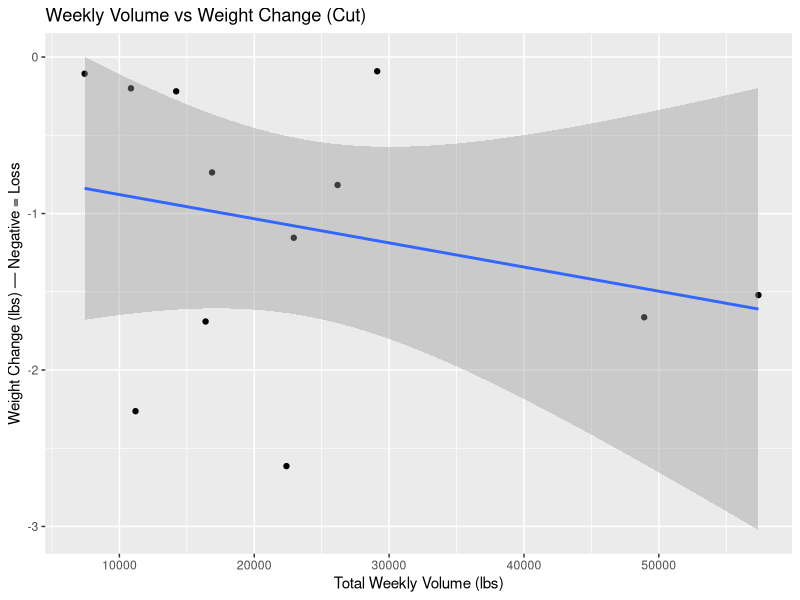
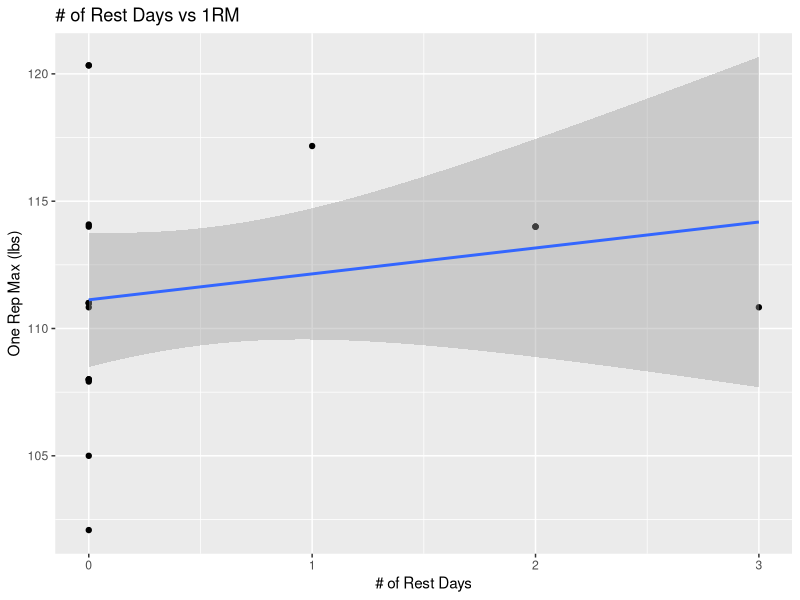
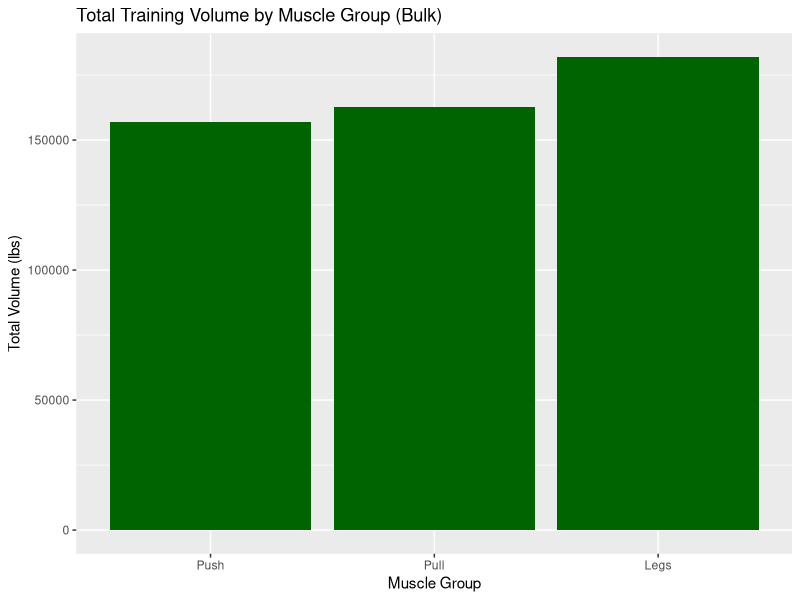
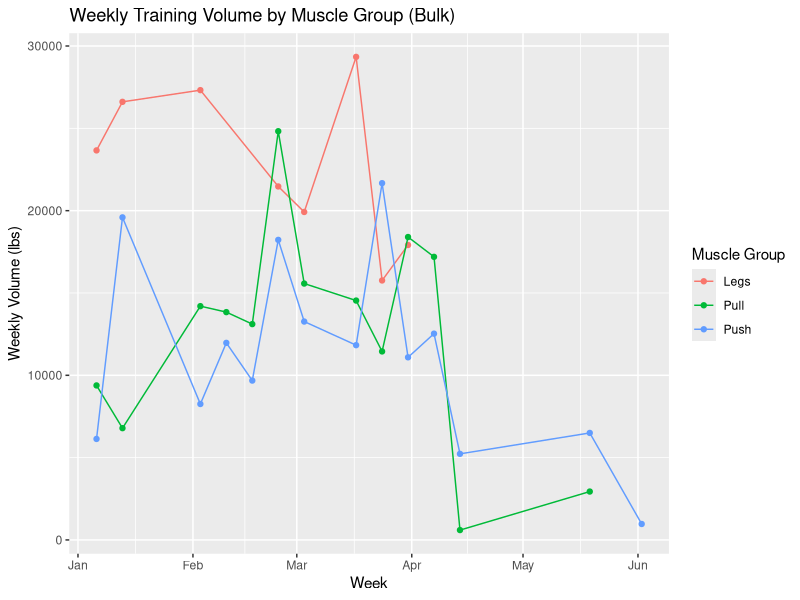
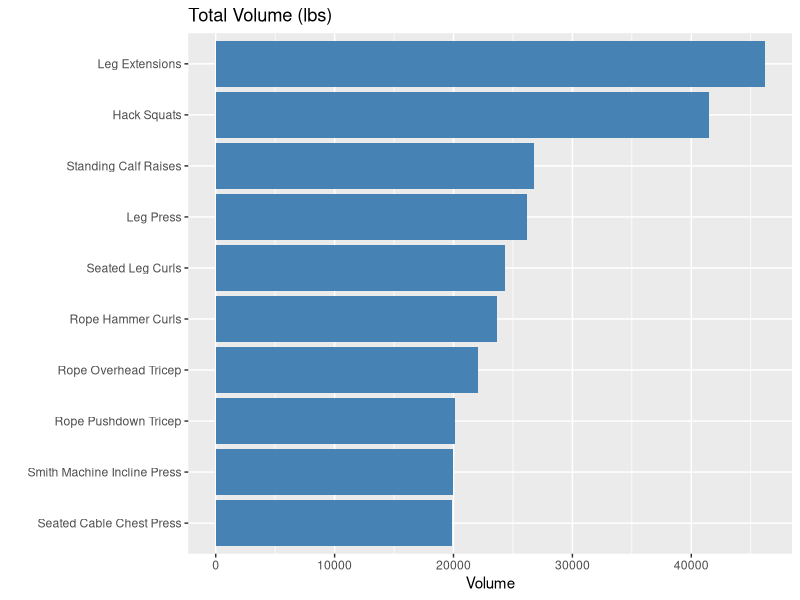
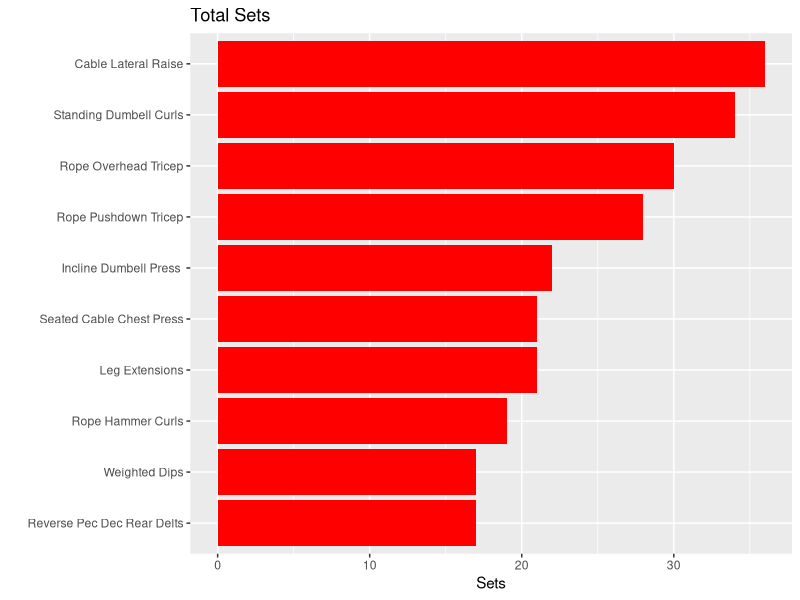
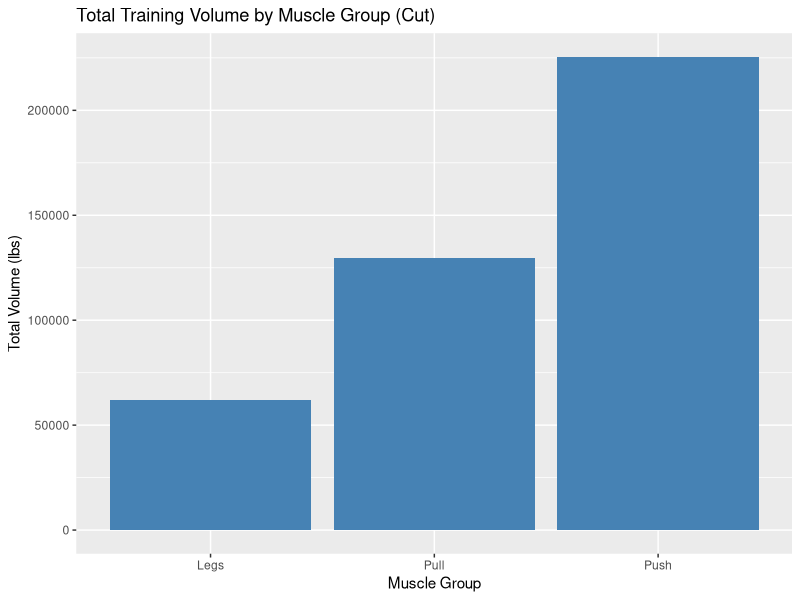
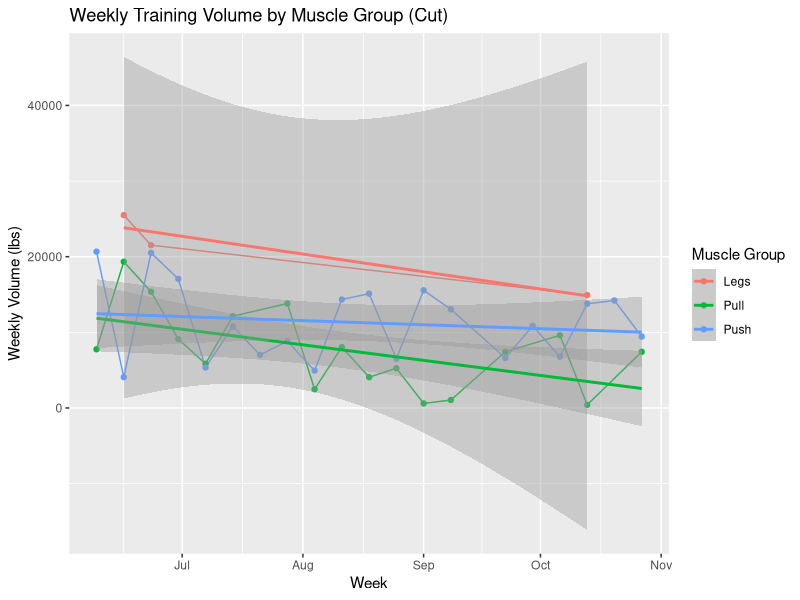

Source code (R) for these figures, in order:
## ---- chunk 1
hans_exercise_2025 <- read.csv("hans_dano_exercise_data_2025_to_2026.csv")
## ---- chunk 2
head(hans_exercise_2025)
## ---- chunk 3
str(hans_exercise_2025)
## ---- chunk 4
summary(hans_exercise_2025)
## ---- chunk 5
colnames(hans_exercise_2025)
## ---- chunk 6
library(dplyr)
## ---- chunk 7
#Weight..lbs. to Weight(lbs)
hans_exercise_2025 <- hans_exercise_2025 %>% 
  rename(Weight_lbs = 5) #Weight..lbs. doesnt work so instead enter the index number "5"
## ---- chunk 8
#Set.Number to set_number
hans_exercise_2025 <- hans_exercise_2025 %>% 
  rename(set_number = Set.Number)
## ---- chunk 9
#Notes. to Notes
hans_exercise_2025 <- hans_exercise_2025 %>% 
  rename(Notes = Notes.)
## ---- chunk 10
#Standardize all column names to lowercase
colnames(hans_exercise_2025) <- tolower(colnames(hans_exercise_2025))
## ---- chunk 11
#hans_exercise_2025 <- hans_exercise_2025 %>% select(-c(x, x.1))


# Using any_of() allows the code to still run if those columns are no longer present.
hans_exercise_2025 <- hans_exercise_2025 %>%
  select(-any_of(c("x", "x.1")))
## ---- chunk 12
colnames(hans_exercise_2025)
## ---- chunk 13
hans_exercise_2025 %>% 
  distinct(phase)
#or unique(hans_exercise_2025$phase)
## ---- chunk 14
hans_exercise_2025 %>% 
  distinct(muscle_group)

#Output: 
#Legs				
#Legs				
#Push				
#Pull				
#Push	

#Obviously this is wrong since it created multiple distinct when there are just 3
## ---- chunk 15
#Find a fix to the above: try turning everything to lower case, did not work
hans_exercise_2025 %>% 
  mutate(muscle_group = tolower(muscle_group)) %>% 
  distinct(muscle_group)
## ---- chunk 16
library(stringr)
## ---- chunk 17
hans_exercise_2025 %>% 
  mutate(muscle_group = str_trim(muscle_group), # cuts invisible leading and trailing spaces.
         muscle_group = str_squish(muscle_group),#removes repeated spaces inside the text
         muscle_group = str_to_title(muscle_group)) %>% # forces everything to standard title case (so converting "legs", "LEGS", and "Legs" all into "Legs")
  distinct(muscle_group)

#Output: Legs, Push, Pull
## ---- chunk 18
#Save this change:
hans_exercise_2025 <- hans_exercise_2025 %>% 
  mutate(muscle_group = str_trim(muscle_group), 
         muscle_group = str_squish(muscle_group),
         muscle_group = str_to_title(muscle_group))
## ---- chunk 19
hans_exercise_2025 %>%
  distinct(exercise) %>% 
  arrange(exercise) #sort alphabetically
#Found "Leg Extensions" and "Leg Extentions"
#Found "Revers Pec Dec Rear Delts" and Reverse "Pec Dec Rear Delts"
#Found 2 copies of Seated Cable Rows (not including Precor)
## ---- chunk 20
#Fix 1: Found "Leg Extensions" and "Leg Extentions"
hans_exercise_2025 <- hans_exercise_2025 %>% 
  mutate(exercise = case_match(exercise, "Leg Extenstions" ~ "Leg Extensions", .default = exercise))
## ---- chunk 21
#Fix 2: Found "Revers Pec Dec Rear Delts" and Reverse "Pec Dec Rear Delts"
hans_exercise_2025 <- hans_exercise_2025 %>% 
  mutate(exercise = case_match(exercise, "Revers Pec Dec Rear Delts" ~ "Reverse Pec Dec Rear Delts", .default = exercise))
## ---- chunk 22
#Fix 3: Found 2 copies of Seated Cable Rows (not including Precor)
hans_exercise_2025 <- hans_exercise_2025 %>% 
  mutate(exercise = ifelse(str_detect(exercise, "Seated Cable Rows") & !str_detect(exercise, "Precor"), "Seated Cable Rows", exercise))
#Condition: If value contains "Seated Cable Rows" and does NOT contain "Precor", then we want it to become just "Seated Cable Rows", otherwise if false, then leave it as that exercise
## ---- chunk 23
#Check the 1067th row:
hans_exercise_2025 %>% 
  slice(1067) #OR hans_exercise_2025[1068, ] where [rownum, colnum]
## ---- chunk 24
#First check the first 1066 rows and see if it contains BLANK in ALL the column values
blank_data <- which(hans_exercise_2025$date == "" & hans_exercise_2025$phase == "" & hans_exercise_2025$muscle_group == "" & hans_exercise_2025$exercise == "" & is.na(hans_exercise_2025$weight_lbs) & is.na(hans_exercise_2025$set_number) & is.na(hans_exercise_2025$reps) & is.na(hans_exercise_2025$bodyweight) & hans_exercise_2025$notes == "")

blank_data
 
#Drop the last 1127 - 1066 = 61 rows

## ---- chunk 25
#So rows 1067 to 1127 are empty. We can then delete them
nrow(hans_exercise_2025[-c(1067:1127), ])

hans_exercise_2025 <- hans_exercise_2025[-c(1067:1127), ]

## ---- chunk 26
hans_exercise_2025 %>% 
  distinct(date)

hans_exercise_2025 %>% #Need to make 0.0 value be NA since this would skew our data
  distinct(weight_lbs)

hans_exercise_2025 %>% 
  distinct(set_number)

hans_exercise_2025 %>% #There shouldn't be NA reps so remove columns where it says that
  distinct(reps)

hans_exercise_2025 %>% 
  distinct(bodyweight)

hans_exercise_2025 %>% 
  distinct(notes)
## ---- chunk 27
#Change all 0.0 values (wherever they are) in weight_lbs to be NA 
which(is.na(hans_exercise_2025$reps) | hans_exercise_2025$reps < 1) #== 0.0 does not work for doubles
#OR
hans_exercise_2025 %>% 
  filter(reps < 1 | is.na(reps))
## ---- chunk 28
# So the notes actually say I didn't track reps so this isn't useful at all. I'm just going to delete it
hans_exercise_2025 <- hans_exercise_2025 %>%
  filter(reps >= 1 | !is.na(reps))
## ---- chunk 29
library(lubridate)
## ---- chunk 30
hans_exercise_2025 <- hans_exercise_2025 %>% 
  mutate(date = ymd(date))
## ---- chunk 31
#Add a new column called volume, which calculates weight * reps
hans_exercise_2025 <- hans_exercise_2025 %>% 
  mutate(volume = weight_lbs * reps)
## ---- chunk 32
#Did some research and we can actually implement what's called the "Epley Formula" which calculates a persons 1RM strength using a submaximal weight and their number of completed repetitions:

#1RM = w * (1 + r/30) 
#w is weight lifted
#r is number of successful reps

#Note: this will only be useful for lifts that are between 2 to 10 repetitions since any higher than that data will be over or underestimated since endurance is different from raw strength

hans_exercise_2025 <- hans_exercise_2025 %>% 
  mutate(one_rep_max = weight_lbs * (1 + reps/30))
## ---- chunk 33
bulk_hans_exercise_2025 <- hans_exercise_2025 %>%
  filter(phase == "Bulk")
## ---- chunk 34
cut_hans_exercise_2025 <- hans_exercise_2025 %>%
  filter(phase == "Cut")
## ---- chunk 35
#Step 1: We can use function floor_date which adds a column that rounds the time unit DOWN to the nearest unit we spcify, in this case: day (where MONDAY (denoted as 1) will be considered start of the week 
bulk_hans_exercise_2025 <- bulk_hans_exercise_2025 %>% 
  mutate(start_of_week = floor_date(date, unit = "week", week_start = 1))

#Check what this looks like
head(bulk_hans_exercise_2025)
## ---- chunk 36
#weekly_sets will count how many rows (sets) per week we had
#max_weight will looks at all the sets in the bucket, and will look at the highest weight
#max_1_rm will take the highest one rep max considering each bucket
#total_volume will scan the volume in all the rows per bucket then sum it
#average_body_weight will take all the body weights per bucket then average it out
bulk_weekly <- bulk_hans_exercise_2025 %>% 
  group_by(start_of_week, muscle_group, exercise) %>% 
  summarise(weekly_sets = n(),
          max_weight = max(weight_lbs, na.rm = TRUE), #have to remove NAs or it compiles blank
          max_1_rm = max(one_rep_max, na.rm = TRUE),
          total_volume = sum(volume, na.rm = TRUE),
          average_bodyweight = mean(bodyweight, na.rm = TRUE),
          .groups = "drop"
  )

bulk_weekly 
## ---- chunk 37
cut_hans_exercise_2025 <- cut_hans_exercise_2025 %>% 
  mutate(start_of_week = floor_date(date, unit = "week", week_start = 1))

#Check what this looks like
head(cut_hans_exercise_2025)
## ---- chunk 38
cut_weekly <- cut_hans_exercise_2025 %>% 
  group_by(start_of_week, muscle_group, exercise) %>% 
  summarise(weekly_sets = n(),
          max_weight = max(weight_lbs, na.rm = TRUE), #have to remove NAs or it compiles blank
          max_1_rm = max(one_rep_max, na.rm = TRUE),
          total_volume = sum(volume, na.rm = TRUE),
          average_bodyweight = mean(bodyweight, na.rm = TRUE),
          .groups = "drop"
          )

cut_weekly
## ---- chunk 39
#To answer this, we don't need 1 row per exercise. Exercise is irrelevant here and so we need to group by start of week only. We will also add another column called weight_change which uses the difference formula: (average bodyweight from week after - average bodyweight from week before). This means a -ve change means we lost weight. We will use the lag() function to shift the elements in vector one index forward. This way we can subtract from the new vector from the old one

cut_weekly_total <- cut_hans_exercise_2025 %>% 
  group_by(start_of_week) %>% 
  summarise(total_weekly_volume = sum(volume, na.rm = TRUE), #total volume for each week
            avg_bodyweight = mean(bodyweight, na.rm = TRUE),#average bodyweight for each week
            .groups = "drop"
            ) %>% 
  mutate(weight_change = avg_bodyweight - lag(avg_bodyweight))#add a new column for weight change

cut_weekly_total
## ---- chunk 40
library(ggplot2)
## ---- chunk 41
#Now we will visualize the relationship between the our independent variable: weekly volume vs. dependent variable: avg_bodyweight

ggplot(data = cut_weekly_total, aes(x = total_weekly_volume, y = weight_change)) +
  geom_point() +
  geom_smooth(method = "lm", se = TRUE) + #method = "lm" tells ggplot2 to make a best of fit LINEAR line instead of  a line that curves everywhere
  labs(
    title = "Weekly Volume vs Weight Change (Cut)",
    x = "Total Weekly Volume (lbs)",
    y = "Weight Change (lbs) — Negative = Loss"
  ) 
## ---- chunk 42
#Observe the intercept and slope
cut_model <- lm(weight_change ~ total_weekly_volume, data = cut_weekly_total)
cut_model

#Slope: For every 1 lb of volume, weight_change changes by -1.541e-05.
## ---- chunk 43
summary(cut_model)
## ---- chunk 44
#First, we will make a new subset that filters for any push exercise (This is because they are all useful exercises that could potentially affect my incline dumbell press strength).

push_bulk <- bulk_hans_exercise_2025 %>% 
  filter(muscle_group == "Push")

head(push_bulk)

push_bulk %>% 
  distinct(exercise)
## ---- chunk 45
#Now we will calculate the rest days between each push session and clean all the gaps >7days

push_bulk <- push_bulk %>% 
  arrange(date) %>%  #Not necessary to order date since already ordered but safer
  mutate(rest_days_raw = as.numeric(date - lag(date))) %>% #Make a new column of simple current date - the date from the day before
  mutate(rest_days = as.numeric(ifelse(rest_days_raw > 7, "NA", rest_days_raw))) #Make another column with condition: if greater than 7 days, then label as NA (dont need), otherwise label as what we already have. Essentially this just gets rid of the gaps > 7 days by labelling them as NA
# I also used as.numeric() function around rest_days because it was giving it as chr

head(push_bulk)

dim(push_bulk)
## ---- chunk 46
#Now we filter what we're actually interested in: Incline Dumbell Press.
#THIS CODE IS BASICALLY FILTERING INCLINE DUMBELL PRESS BUT TAKING INTO ACCOUNT THE REST GAP FROM THE LAST PUSH DAY

#We will filter for the specific exercise and take out the rest days that are labelled NA (rest days > 7)
incline_dumbell_bulk <- push_bulk %>% 
  filter(exercise == "Incline Dumbell Press" & !is.na(rest_days))

head(incline_dumbell_bulk)

#came up as an empty data frame.... let's fix this


## ---- chunk 47
push_bulk <- push_bulk %>%
  mutate(exercise = str_trim(exercise),          # Removes leading/trailing spaces
         exercise = str_squish(exercise))        # Removes repeated internal spaces
## ---- chunk 48
#Try again

incline_dumbell_bulk <- push_bulk %>% 
  filter(exercise == "Incline Dumbell Press" & !is.na(rest_days))

head(incline_dumbell_bulk)

dim(incline_dumbell_bulk)

#Fixed!
#For some reason it still shows NA so I just changed the filter from filter(exercise == "Incline Dumbell Press" & !is.na(rest_days)) 

incline_dumbell_bulk <- push_bulk %>% 
  filter(exercise == "Incline Dumbell Press" & !rest_days_raw > 7)

head(incline_dumbell_bulk)

dim(incline_dumbell_bulk)
#We lost 2 rows of data from removing NA
## ---- chunk 49
incline_dumbell_bulk_model <- lm(one_rep_max ~ rest_days, data = incline_dumbell_bulk)
incline_dumbell_bulk_model

summary(incline_dumbell_bulk_model)

#Slope: 1.69 -> Each additional rest day = +1.69 lbs on your Incline Press 1RM.
#p-value: 0.074 -> If rest truly had no effect (H0 was true), there is a 7.4% chance of seeing a slope this large


#The effect is SMALL! We can see that there is an average of 1.69 lbs per one rest day. However, there is only 17 data points so could be due to random variation
## ---- chunk 50
#Make a regression line
ggplot(data = incline_dumbell_bulk, aes(x = rest_days, y = one_rep_max)) +
  geom_point() +
  geom_smooth(method = "lm", se = TRUE) +
  labs(
    title = "# of Rest Days vs 1RM",
    x = "# of Rest Days",
    y = "One Rep Max (lbs)"
  )
## ---- chunk 51
#We will make a new subset grouped by muscle group and create aggregates: total volume, total_sets(sets for each muscle group) and arrange it in a descending order
volume_by_muscle_bulk <- bulk_hans_exercise_2025 %>% 
  group_by(muscle_group) %>% 
  summarise(
    total_volume = sum(volume, na.rm = TRUE),
    total_sets = n(),
    .groups = "drop"
  ) %>% 
  arrange(desc(total_volume))

volume_by_muscle_bulk
## ---- chunk 52
#We will use reorder() function on muscle_group column and order them by total volume 
#geom_bar is not used here because that actually counts how many rows per muscle groups
#geom_col is used instead as it is used for aggregates (in this case, it's the total_volume we made)
ggplot(volume_by_muscle_bulk, aes(x = reorder(muscle_group, total_volume), y = total_volume)) +
  geom_col(fill = "darkgreen") +
  labs(
    title = "Total Training Volume by Muscle Group (Bulk)",
    x = "Muscle Group",
    y = "Total Volume (lbs)"
  ) 
## ---- chunk 53
#We are making a subset that groups the bulking data by rows that belong to the same week and the muscle group. Then we will aggregate by weekly volume  which sums up all the sets for that week per muscle group
weekly_volume_muscle_bulk <- bulk_hans_exercise_2025 %>%
  group_by(start_of_week, muscle_group) %>%
  summarise(weekly_volume = sum(volume, na.rm = TRUE), .groups = "drop")

head(weekly_volume_muscle_bulk)
## ---- chunk 54
#Make a legend which gives a distinct color per muscle group. Then we will add a scatterplot (geom_plot) that are connected by lines (geom_line, not geom_smooth since this is a line of best fit for each muscle group)
ggplot(weekly_volume_muscle_bulk, aes(x = start_of_week, y = weekly_volume, color = muscle_group)) +
  geom_point() +
  geom_line() +
  labs(
    title = "Weekly Training Volume by Muscle Group (Bulk)",
    x = "Week",
    y = "Weekly Volume (lbs)",
    color = "Muscle Group"
  ) 
## ---- chunk 55
#How come the volume decreases over time? Let's check if this is due to lack of data or just less volume overall in the gym
bulk_hans_exercise_2025 <- bulk_hans_exercise_2025 %>%
  mutate(start_of_month = floor_date(date, unit = "month")) #Add a column that converts every day (row) to the first month and then this way we can get a count of how many we have in that month

bulk_monthly <- bulk_hans_exercise_2025 %>%
  group_by(start_of_month) %>%
  summarise(
    total_sets = n(),
    total_volume = sum(volume, na.rm = TRUE),
    .groups = "drop"
  )

bulk_monthly
  
## ---- chunk 56
bulk_exercise <- bulk_hans_exercise_2025 %>%
  group_by(exercise) %>%
  summarise(
    total_sets = n(),
    total_volume = sum(volume, na.rm = TRUE),
    .groups = "drop") %>% 
  arrange(desc(total_sets))

head(bulk_exercise)
## ---- chunk 57
#We have simply too many exercises to we will simplify this to our top 10 exercises
top_exercises_bulk_volume <- bulk_exercise %>%
  slice_max(total_volume, n = 10) %>% #slicing trims the data and gives us only n amount
  pull(exercise) #Pull works similar to $ where it gives us the column values as a vector

top_exercises_bulk_volume
## ---- chunk 58
library(tidyr)
## ---- chunk 59
#reorder(x-axis, sort by "this" data)
bulk_by_volume_plot <- bulk_exercise %>%
  filter(exercise %in% top_exercises_bulk_volume) %>%
  ggplot(aes(x = reorder(exercise, total_volume), y = total_volume)) + #sort x-axis by exercise name and volume size. x-axis is our exercise and y-axis is total_volume
  geom_col(fill = "steelblue") +
  coord_flip() + #flips graph so we can see the names and they don't mush up
  labs(title = "Total Volume (lbs)", x = "", y = "Volume")

bulk_by_volume_plot
## ---- chunk 60
top_exercises_bulk_sets <- bulk_exercise %>%
  slice_max(total_sets, n = 10) %>%
  pull(exercise) #Pull works similar to $ where it gives us the column values as a vector

top_exercises_bulk_sets
## ---- chunk 61

bulk_by_sets_plot <- bulk_exercise %>%
  filter(exercise %in% top_exercises_bulk_sets) %>%
  ggplot(aes(x = reorder(exercise, total_sets), y = total_sets)) +
  geom_col(fill = "red") +
  coord_flip() +
  labs(title = "Total Sets", x = "", y = "Sets")

bulk_by_sets_plot
## ---- chunk 62
volume_by_muscle_cut <- cut_hans_exercise_2025 %>%
  group_by(muscle_group) %>%
  summarise(
    total_volume = sum(volume, na.rm = TRUE),
    total_sets = n(),
    .groups = "drop"
  ) %>%
  arrange(desc(total_volume))

# View the table
volume_by_muscle_cut
## ---- chunk 63
ggplot(volume_by_muscle_cut, aes(x = reorder(muscle_group, total_volume), y = total_volume)) +
  geom_col(fill = "steelblue") +
  labs(
    title = "Total Training Volume by Muscle Group (Cut)",
    x = "Muscle Group",
    y = "Total Volume (lbs)"
  ) 
## ---- chunk 64
weekly_volume_muscle_cut <- cut_hans_exercise_2025 %>%
  group_by(start_of_week, muscle_group) %>%
  summarise(
    weekly_volume = sum(volume, na.rm = TRUE), 
            .groups = "drop")

head(weekly_volume_muscle_cut)
## ---- chunk 65
#I added method = "lm" to see the line of best fit
ggplot(weekly_volume_muscle_cut, aes(x = start_of_week, y = weekly_volume, color = muscle_group)) +
  geom_line() +
  geom_point() + 
  geom_smooth(method = "lm") + 
  labs(
    title = "Weekly Training Volume by Muscle Group (Cut)",
    x = "Week",
    y = "Weekly Volume (lbs)",
    color = "Muscle Group"
  ) 
## ---- chunk 66
#This plot will have gaps due to the fact that there is missing data that was not logged. 
ggplot(cut_weekly_total, aes(x = start_of_week, y = avg_bodyweight)) +
  geom_line(color = "darkgreen", size = 1.2) +
  geom_point(color = "darkgreen", size = 3) +
  labs(
    title = "Weekly Average Bodyweight During Cut",
    x = "Month",
    y = "Bodyweight (lbs)"
  ) 
## ---- chunk 67
#Again, add a new column to original data which rounds down to the start of the week
hans_exercise_2025 <- hans_exercise_2025 %>% 
  mutate(start_of_week = floor_date(date, unit = "week", week_start = 1))

full_weekly_volume <- hans_exercise_2025 %>% 
  group_by(start_of_week, phase) %>% 
  summarise(total_volume = sum(volume, na.rm = TRUE), 
            .groups = "drop")

head(full_weekly_volume)
## ---- chunk 68
#Create a visualization
#This is going to include a scatterplot that are connected by lines
#It is also going to have a vline (vertical line)
#We are going to annotate a text onto the visualization. I use la annotate() to mark the start of Cut's date and place the text near the top of plot (y=max()). We will rotate it 90 degrees. I adjusted the text using hjust and vjust because it was glitching out and not really sure why it wasn't displaying with just x and y 
ggplot(full_weekly_volume, aes(x = start_of_week, y = total_volume)) + 
  geom_point() + 
  geom_line() + 
  geom_vline(xintercept = as.Date("2025-06-09"), linetype = "dashed", color = "red", size = 1) +
  annotate("text", x = as.Date("2025-06-09"), y = max(full_weekly_volume$total_volume, na.rm = TRUE),label = "Cut", color = "red", angle = 90, hjust = 2, vjust = -1) +
  labs(title = "Hans' Overall Weekly Volume (2025)", subtitle = "Total Volume Across All Muscle Groups",
    x = "Date",
    y = "Total Weekly Volume (lbs)"
  ) 
## ---- chunk 69
ggplot(full_weekly_volume, aes(x = start_of_week, y = total_volume, color = phase)) +
  geom_line(size = 1.2) +
  geom_point(size = 2) +
  labs(
    title = "Weekly Training Volume: Bulk vs Cut",
    x = "Date",
    y = "Total Weekly Volume (lbs)",
    color = "Phase"
  )
## ---- chunk 70
full_weekly_muscle <- hans_exercise_2025 %>% 
  group_by(start_of_week, muscle_group) %>% 
  summarise(total_volume = sum(volume, na.rm = TRUE), 
            .groups = "drop")

head(full_weekly_muscle)
## ---- chunk 71
ggplot(full_weekly_muscle, aes(x = start_of_week, y = total_volume, color = muscle_group)) +
  geom_line(size = 1.2) +
  geom_point(size = 2) +
   geom_vline(xintercept = as.Date("2025-06-09"), linetype = "dashed", color = "black", size = 1) +
  annotate("text", x = as.Date("2025-06-09"), y = max(full_weekly_muscle$total_volume, na.rm = TRUE), label = "Cut", color = "black", angle = 90, hjust = 1, vjust = 2) +
  scale_x_date(
    date_breaks = "1 month",  # Show every month
    date_labels = "%b"         # Format: "Jan", "Feb"
  ) +
  labs(
    title = "Weekly Training Volume by Muscle Group (Full timeline)",
    x = "Date",
    y = "Total Weekly Volume (lbs)",
    color = "Muscle Group"
  )
